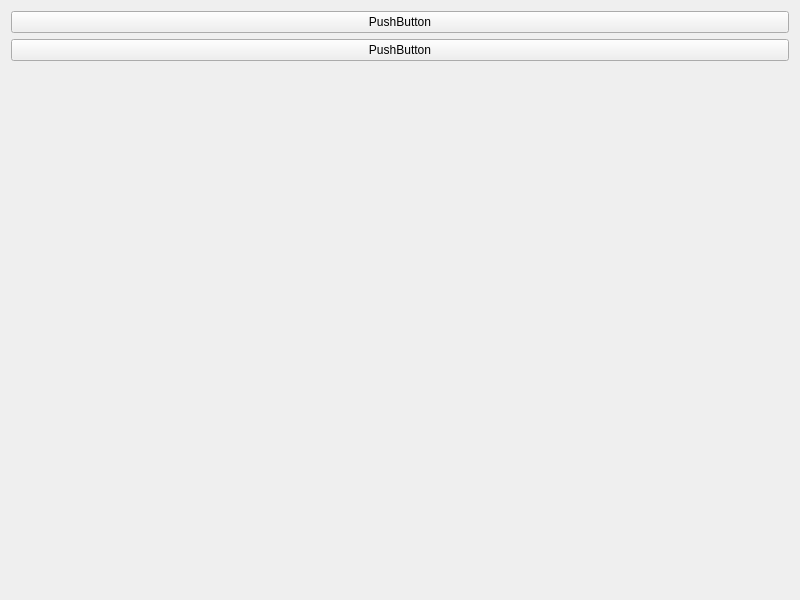
<?xml version="1.0" encoding="UTF-8"?>
<ui version="4.0">
 <class>Widget</class>
 <widget class="QWidget" name="Widget">
  <property name="geometry">
   <rect>
    <x>0</x>
    <y>0</y>
    <width>800</width>
    <height>600</height>
   </rect>
  </property>
  <property name="windowTitle">
   <string>Widget</string>
  </property>
  <layout class="QVBoxLayout" name="verticalLayout">
   <item>
    <widget class="QPushButton" name="cancal">
     <property name="text">
      <string>PushButton</string>
     </property>
    </widget>
   </item>
   <item>
    <widget class="QPushButton" name="start">
     <property name="text">
      <string>PushButton</string>
     </property>
    </widget>
   </item>
   <item>
    <widget class="QChartView" name="widget" native="true"/>
   </item>
  </layout>
 </widget>
 <customwidgets>
  <customwidget>
   <class>QChartView</class>
   <extends>QWidget</extends>
   <header>qchartview.h</header>
   <container>1</container>
  </customwidget>
 </customwidgets>
 <resources/>
 <connections/>
</ui>
